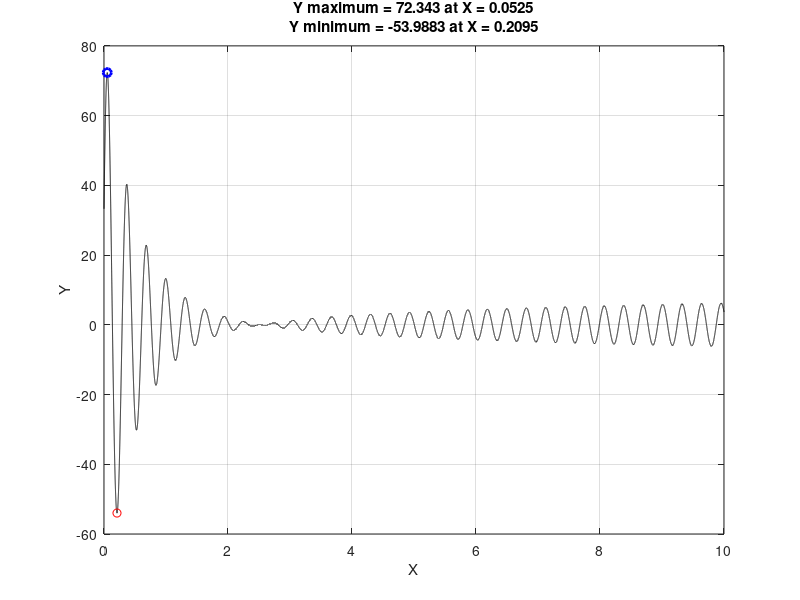

Write MATLAB code to recreate this figure.
clc;
clear all;
close all;
disp('Problem 1:');

x = 0:0.0001:10;
y = ((2*x.^3)+(4*x.^2)-7*x-40).*(cos(20*x+2)).*(1+exp(-x))./(sqrt(x+1).*(1+x+x.^2));

ymin = min(y);
ymax = max(y);
i = find(y == ymin);
j = find(y == ymax);
xmin = x(i);
xmax = x(j);

figure(1)
plot(x,y,'k-',xmin,ymin,'ro',xmax,ymax,'bo','linewidth',2)
grid on;
xlabel('X');
ylabel('Y');
title({['Y maximum = ',num2str(ymax),' at X = ',num2str(xmax)];['Y minimum = ',num2str(ymin),' at X = ',num2str(xmin)]});

fprintf('Ymax = %2.4f at X = %2.4f, with an accuracy of +/- 0.0001 in X.\n',ymax,xmax);
fprintf('Ymin = %2.4f at X = %2.4f, with an accuracy of +/- 0.0001 in X.\n',ymin,xmin);